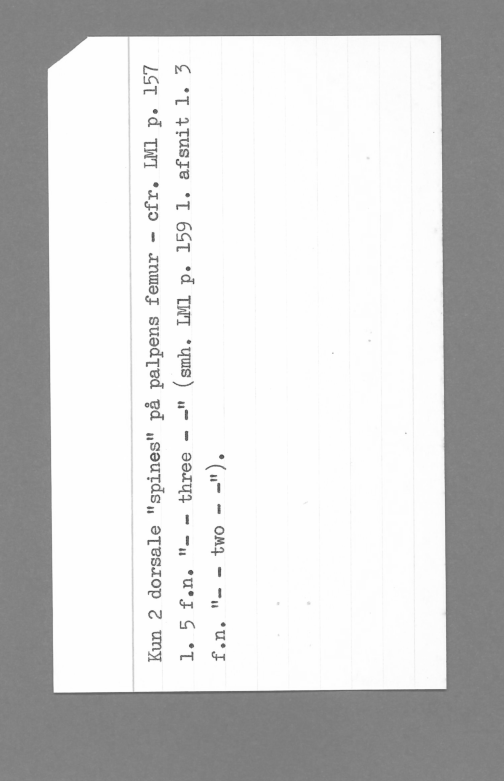
#> input picture TestImages/Week 6/textlabel_gray_small.png, 504 x 781 px
$ jupyter execute test.ipynb
#> lines starting #> are read from the running program, lines starting #| are printed output that depends on the picture
[cell 1]
import numpy as np
import cv2
import matplotlib.pyplot as plt
from skimage import io, transform, color
from skimage.feature import corner_harris, corner_peaks

# Load image in grayscale
image_path = "../TestImages/Week 6/textlabel_gray_small.png"
image = io.imread(image_path, as_gray=True)
#> image is the input picture: shape (781, 504); min 72, max 255, mean 208.7

# Apply Gaussian Blur to reduce noise
blurred_image = cv2.GaussianBlur(image, (5, 5), 0)

# Detect corners using Harris corner detector
corners_response = corner_harris(blurred_image, method='k', k=0.04, sigma=1)
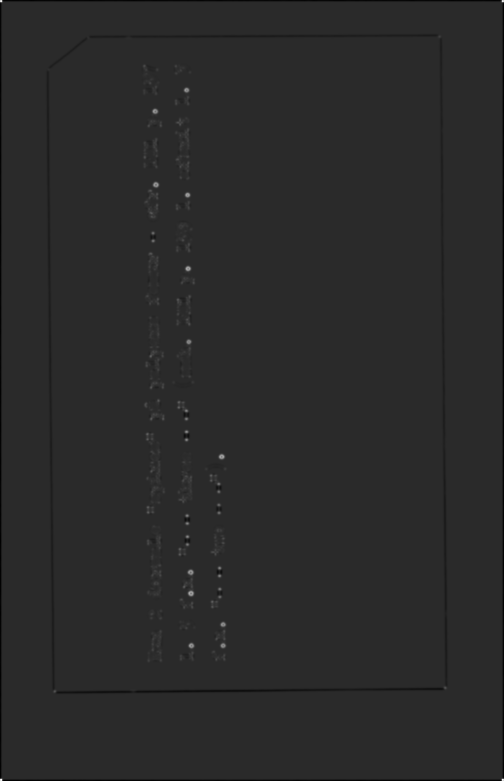
#> corners_response: shape (781, 504) float64; min -0.126, max 0.63, mean -0.000796; drawn with min black and max white
corners = corner_peaks(corners_response, min_distance=10, threshold_rel=0.01)
#> corners = 80 pairs, first value 36 to 691, second value 48 to 445

# Convert to (x, y) format for OpenCV
corners = np.fliplr(corners)  # Convert (row, col) to (x, y)
#> corners = 80 pairs, first value 48 to 445, second value 36 to 691

# Heuristic to find the four most relevant corners
# Sort by x-coordinates and then y-coordinates
sorted_corners = sorted(corners, key=lambda x: (x[0], x[1]))
#> sorted_corners has the same summary as corners

# Select top-left, top-right, bottom-left, bottom-right based on sorting
top_left, top_right = sorted_corners[0], sorted_corners[-1]
#> top_left = [48, 69]; top_right = [445, 687]
bottom_left, bottom_right = sorted_corners[1], sorted_corners[-2]
#> bottom_left = [54, 691]; bottom_right = [439, 36]

# Compute the angle using atan2
delta_x = top_right[0] - top_left[0]
#> delta_x = 397
delta_y = top_right[1] - top_left[1]
#> delta_y = 618
angle = np.arctan2(delta_y, delta_x) * (180.0 / np.pi)  # Convert to degrees
#> angle = 57.28

# Rotate image to correct orientation
rotated_image = transform.rotate(image, -angle, resize=True)
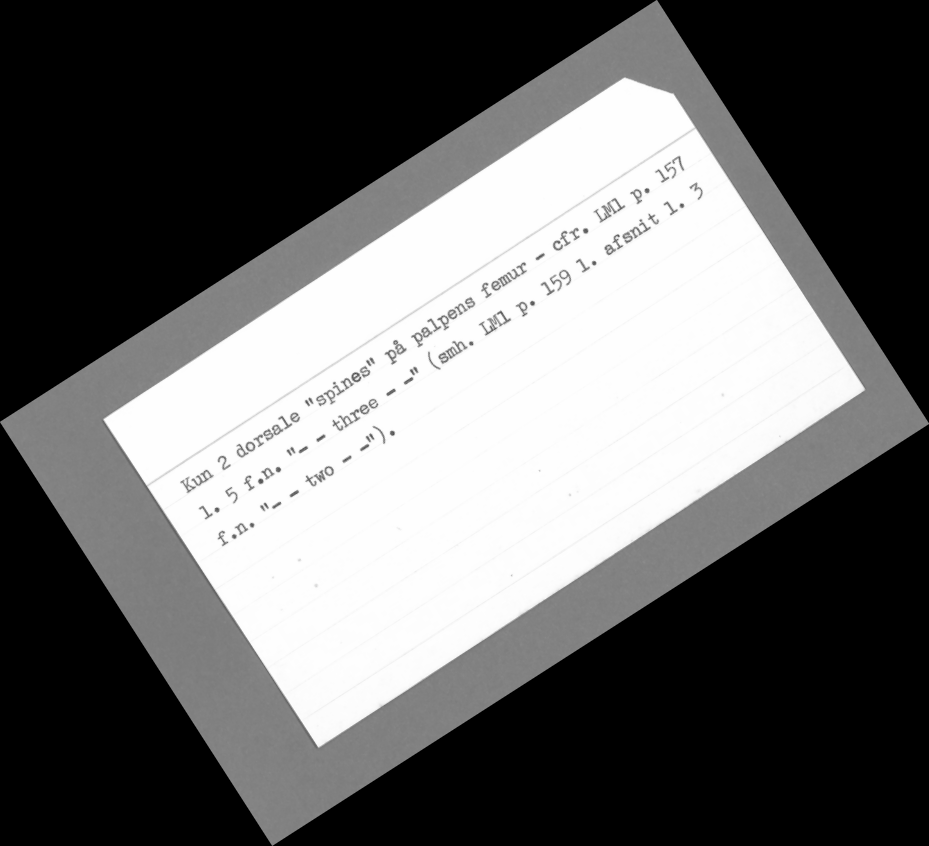
#> rotated_image: shape (846, 929) float64; min 0, max 1, mean 0.41

# Plot detected corners
fig, ax = plt.subplots(1, 2, figsize=(12, 6))
ax[0].imshow(image, cmap="gray")
ax[0].scatter(corners[:, 0], corners[:, 1], color="red", s=20, label="Corners")
ax[0].set_title("Detected Corners")
ax[0].legend()

ax[1].imshow(rotated_image, cmap="gray")
ax[1].set_title(f"Rotated Image by {-angle:.2f} Degrees")

plt.show()
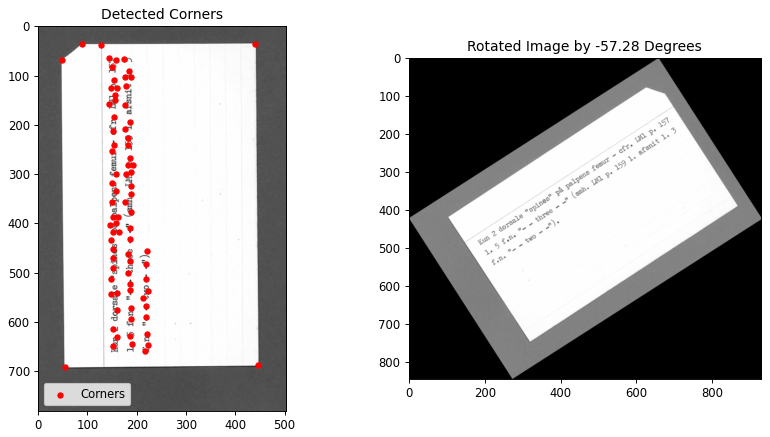
#> figure drawn by matplotlib, 2 panels

# Print estimated rotation angle
print(f"Estimated Rotation Angle: {-angle:.2f} degrees")
#| Estimated Rotation Angle: -57.28 degrees
